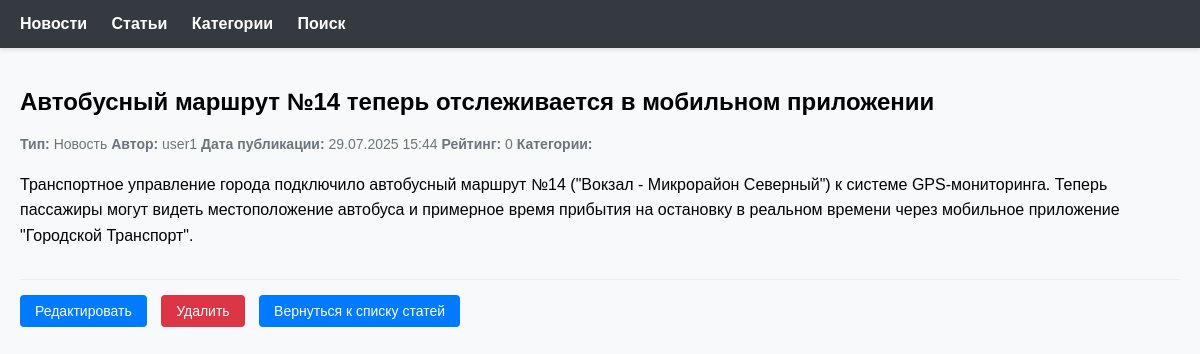
/articles/7/, run on an earlier commit of the app's database.
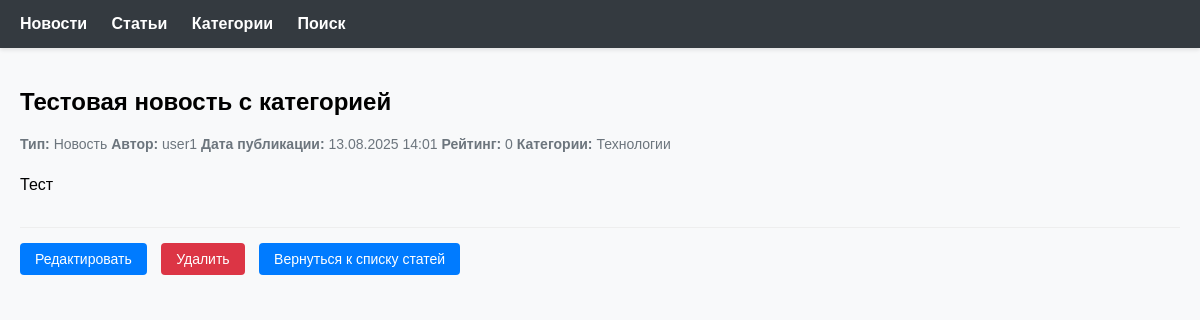
And on a later commit of the database.
### NewsPortal/models.py (models this page shows, shortened)
class Post(models.Model):
    ARTICLE = 'AR'
    NEWS = 'NW'
    POST_TYPES = [
        (ARTICLE, 'Статья'),
        (NEWS, 'Новость'),
    ]
    author = models.ForeignKey(
        Author,
        on_delete=models.CASCADE,
        related_name='posts'
    )
    post_type = models.CharField(max_length=2, choices=POST_TYPES)
    created_at = models.DateTimeField(auto_now_add=True)
    categories = models.ManyToManyField(
        Category,
        through='PostCategory',
        related_name='posts'
    )
    title = models.CharField(max_length=200)
    content = models.TextField()
    rating = models.IntegerField(default=0)
    def get_categories_display(self):
        return ", ".join([category.name for category in self.categories.all()])
    def get_post_type_display_name(self):
        return dict(self.POST_TYPES).get(self.post_type, 'Неизвестный тип')

class Author(models.Model):
    user = models.OneToOneField(User, on_delete=models.CASCADE)
    rating = models.IntegerField(default=0)
    bio = models.TextField(blank=True, null=True)
    created_at = models.DateTimeField(auto_now_add=True)

class Category(models.Model):
    name = models.CharField(max_length=100, unique=True)
    subscribers = models.ManyToManyField(User, related_name='subscribed_categories', blank=True)

### NewsPortal/views.py (the view)
# urls.py: path('articles/<int:pk>/', views.article_detail, name='article_detail'),
def article_detail(request, pk):
    article = get_object_or_404(Post, pk=pk)
    return render(request, 'news/article_detail.html', {'article': article})

### NewsPortal/context_processors.py (called while the page is built)
def site_info(request):
    return {
        'SITE_NAME': getattr(settings, 'SITE_NAME', 'News Portal'),
        'SITE_URL': getattr(settings, 'SITE_URL', 'localhost:8000'),
    }

def site_settings(request):
    return {
        'SITE_NAME': settings.SITE_NAME,
        'SITE_URL': settings.SITE_URL,
    }

def social_login_buttons(request):
    return {
        'social_login_buttons': mark_safe(
            '<a href="/accounts/yandex/login/?process=login" class="btn yandex-btn">'
            '<img src="https://upload.wikimedia.org/wikipedia/commons/thumb/9/91/Yandex_icon.svg/512px-Yandex_icon'
            '.svg.png"'
            'alt="Yandex" width="20"> Войти через Yandex'
            '</a>'
        )
    }

### NewsPortal/templates/news/article_detail.html (shortened to what this page needs)
{% extends 'default.html' %}
{% load news_filters %}
{% block content %}
    <article>
        <h1>{{ article.title|censor }}</h1>
        <div class="news-meta">
            <strong>Тип:</strong> {{ article.get_post_type_display_name }}
            <strong>Автор:</strong> {{ article.author.user.username }}
            <strong>Дата публикации:</strong> {{ article.created_at|date:"d.m.Y H:i" }}
            <strong>Рейтинг:</strong> {{ article.rating }}
            <strong>Категории:</strong> {{ article.get_categories_display }}
        </div>
        <div class="news-content">
            {{ article.content|censor|linebreaks }}
        </div>
        <div class="actions">
            <a href="{% url 'NewsPortal:article_edit' article.pk %}" class="btn">Редактировать</a>
            <a href="{% url 'NewsPortal:article_delete' article.pk %}" class="btn danger">Удалить</a>
            <a href="{% url 'NewsPortal:article_list' %}" class="btn">Вернуться к списку статей</a>
        </div>
    </article>
{% endblock %}

What changed in the data, as far as the page shows it:
changed Post "Новость": title|censor "Автобусный маршрут №14 теперь отслеживается в мобильном приложении" → "Тестовая новость с категорией"; created_at "29.07.2025 15:44" → "13.08.2025 14:01"; categories (not shown) → "Технологии"; content|censor "Транспортное управление города подключило автобусный маршрут №14 (\"Вокзал - Микрорайон Северный\") к системе GPS-мониторинга. Теперь пассажиры могут видеть местоположение автобуса и примерное время прибытия на остановку в реальном времени через мобильное приложение \"Городской Транспорт\"." → "Тест"
